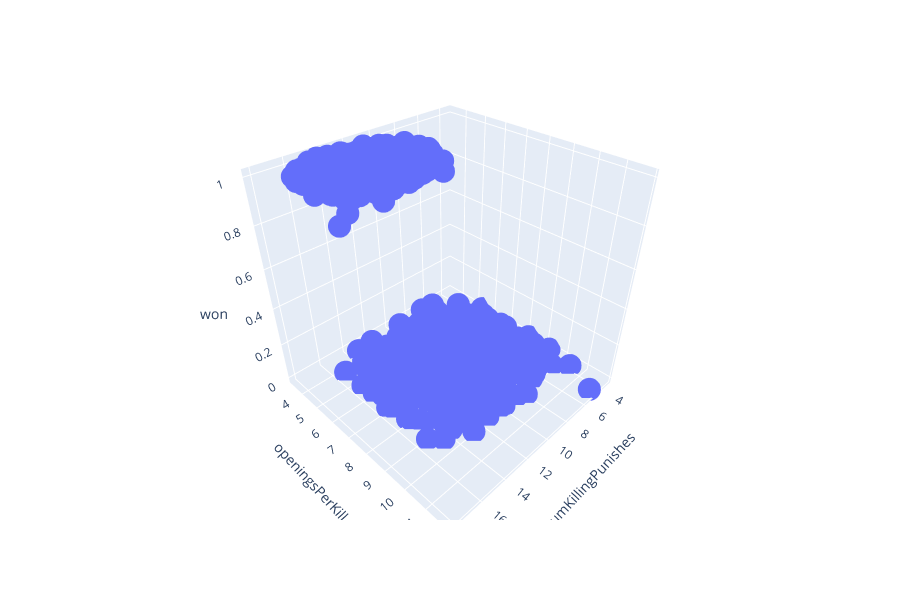

The code cell stored with this chart in its notebook:
### Markdown cell above
But we want to predict with more than just one variable! What does that look like?

### Code cell
px.scatter_3d(ssbm, "numKillingPunishes", "openingsPerKill", "won")

### Figure 1 — Plotly figure (JSON) as saved in the notebook; plotly's stock layout.template omitted (floating-point values rounded to 4 significant figures; data arrays with more than 128 entries replaced by an {"elided": "..."} marker saying what was removed)
{"data": [{"hoverlabel": {"namelength": 0}, "hovertemplate": "numKillingPunishes=%{x}<br>openingsPerKill=%{y}<br>won=%{z}", "legendgroup": "", "marker": {"color": "#636efa", "symbol": "circle"}, "mode": "markers", "name": "", "scene": "scene", "showlegend": false, "type": "scatter3d", "x": {"elided": "1056 float values"}, "y": {"elided": "1056 float values"}, "z": {"elided": "1056 int values"}}], "layout": {"height": 600, "legend": {"tracegroupgap": 0}, "margin": {"t": 60}, "scene": {"domain": {"x": [0, 1], "y": [0, 1]}, "xaxis": {"title": {"text": "numKillingPunishes"}}, "yaxis": {"title": {"text": "openingsPerKill"}}, "zaxis": {"title": {"text": "won"}}}}}
